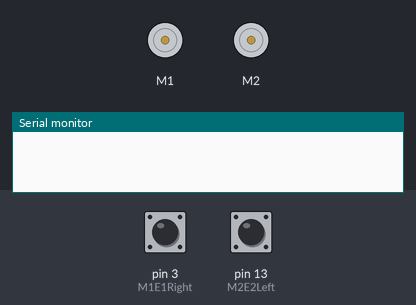
The sketch below on a simulated Arduino Uno, built with avr-gcc and run on an emulated ATmega328P. Parts: 2 × DC motor (green arrow = forward, orange = backward, longer = faster), the last lines printed to the serial monitor. The test bench sets the inputs (shaded band); at power-on: pin 3 (M1E1Right) HIGH, pin 13 (M2E2Left) HIGH.

Above: at 0.1 s.
At 5.6 s:
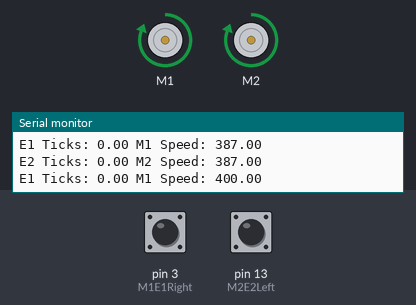
Timing chart, 0 to 7.1 s (numbered marks = the images above):
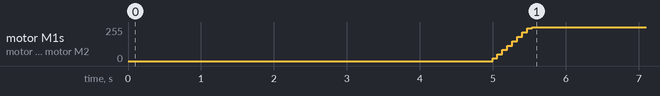

Measured:
- by itself, motor M1, motor M2: moves from stopped to forward 255/255 over 0.54 s

The sketch:

PID_Correction.ino
```cpp
#include "DualVNH5019MotorShield.h"
#include "EnableInterrupt.h"

#define M1E1Right 3
#define M2E2Left 13

DualVNH5019MotorShield md;

double E1ticks = 0;
double E2ticks = 0;
double M1speed = 0;
double M2speed = 0;
int sampletime = 25; //1000 is 1 second
double targetticks = 30; //74,70,83
double E1ticks_error = 0;
double E2ticks_error = 0;
double E1ticks_prev_error = 0;
double E2ticks_prev_error = 0;
double E1ticks_sum_error = 0;
double E2ticks_sum_error = 0;
double KP = 1;//0.0089285714,0.0107142861,0.0091
double KD = 0.7;
double KI = 0;

void setup() {
  pinMode(M1E1Right, INPUT);
  digitalWrite(M1E1Right, HIGH);       // turn on pull-up resistor
  pinMode(M2E2Left, INPUT);
  digitalWrite(M2E2Left, HIGH);       // turn on pull-up resistor
  delay(5000);
  enableInterrupt(M1E1Right, E1Increment, RISING);
  enableInterrupt(M2E2Left, E2Increment, RISING);
  Serial.begin(9600);
  Serial.println("Dual VNH5019 Motor Shield");
  md.init();
  Serial.println("start");                // a personal quirk
  md.setM1Speed(M1speed);
  md.setM2Speed(M2speed);
}
void loop() {
  // do some stuff here - the joy of interrupts is that they take care of themselves
  int counter = 1;
  while(1){
    E1ticks_error = targetticks - E1ticks;
    E2ticks_error = targetticks - E2ticks;

    //M1speed += E1ticks_error * KP;
    //M2speed += E2ticks_error * KP;
    //M1speed += (E1ticks_error * KP) + (E1ticks_prev_error * KD);
    //M2speed += (E2ticks_error * KP) + (E2ticks_prev_error * KD);

    M1speed += (E1ticks_error * KP) + (E1ticks_prev_error * KD) + (E1ticks_sum_error * KI);
    M2speed += (E2ticks_error * KP) + (E2ticks_prev_error * KD) + (E2ticks_sum_error * KI);

    M1speed = max(min(400, M1speed), 0);
    M2speed = max(min(400, M2speed), 0);

    md.setM1Speed(M1speed);
    md.setM2Speed(M2speed);

    Serial.print("E1 Ticks: ");
    Serial.print(E1ticks);
    Serial.print(" M1 Speed: ");
    Serial.println(M1speed);
    Serial.print("E2 Ticks: ");
    Serial.print(E2ticks);
    Serial.print(" M2 Speed: ");
    Serial.println(M2speed);
    /*Serial.print("Reading value: ");
    Serial.println(counter);
    counter++;
    Serial.print("M1 Ticks: ");
    Serial.print(E1Pos);
    Serial.print(" M1E1Right RPM = ");
    Serial.println(E1Pos/562.25 * sampletime);
    Serial.print("M2 Ticks: ");
    Serial.print(E2Pos);
    Serial.print(" M2E2Left RPM = ");
    Serial.println(E2Pos/562.25 * sampletime);*/
    E1ticks = 0;
    E2ticks = 0;

    delay(sampletime);
    E1ticks_prev_error = E1ticks_error;
    E2ticks_prev_error = E2ticks_error;
    E1ticks_sum_error += E1ticks_error;
    E2ticks_sum_error += E2ticks_error;
  }
}

void E1Increment() {
  /* If pinA and pinB are both high or both low, it is spinning
     forward. If they're different, it's going backward.

     For more information on speeding up this process, see
     [Reference/PortManipulation], specifically the PIND register.
  */
  E1ticks++;
}

void E2Increment() {
  /* If pinA and pinB are both high or both low, it is spinning
     forward. If they're different, it's going backward.

     For more information on speeding up this process, see
     [Reference/PortManipulation], specifically the PIND register.
  */
  E2ticks++;
}
```
